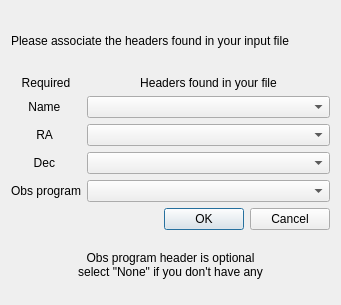
<?xml version="1.0" encoding="UTF-8"?>
<ui version="4.0">
 <class>headerDialog</class>
 <widget class="QDialog" name="headerDialog">
  <property name="geometry">
   <rect>
    <x>0</x>
    <y>0</y>
    <width>341</width>
    <height>305</height>
   </rect>
  </property>
  <property name="windowTitle">
   <string>Headers selection</string>
  </property>
  <layout class="QVBoxLayout" name="verticalLayout">
   <item>
    <widget class="QLabel" name="headerInstructions">
     <property name="text">
      <string>Please associate the headers found in your input file</string>
     </property>
     <property name="alignment">
      <set>Qt::AlignJustify|Qt::AlignVCenter</set>
     </property>
    </widget>
   </item>
   <item>
    <layout class="QGridLayout" name="headerGridLayout">
     <item row="6" column="1">
      <widget class="QDialogButtonBox" name="headerButtonBox">
       <property name="orientation">
        <enum>Qt::Horizontal</enum>
       </property>
       <property name="standardButtons">
        <set>QDialogButtonBox::Cancel|QDialogButtonBox::Ok</set>
       </property>
      </widget>
     </item>
     <item row="5" column="1">
      <widget class="QComboBox" name="headerObsprogramValue"/>
     </item>
     <item row="4" column="0">
      <widget class="QLabel" name="headerDec">
       <property name="text">
        <string>Dec </string>
       </property>
       <property name="alignment">
        <set>Qt::AlignCenter</set>
       </property>
      </widget>
     </item>
     <item row="2" column="0">
      <widget class="QLabel" name="headerName">
       <property name="text">
        <string>Name </string>
       </property>
       <property name="alignment">
        <set>Qt::AlignCenter</set>
       </property>
      </widget>
     </item>
     <item row="2" column="1">
      <widget class="QComboBox" name="headerNameValue"/>
     </item>
     <item row="4" column="1">
      <widget class="QComboBox" name="headerDecValue"/>
     </item>
     <item row="3" column="1">
      <widget class="QComboBox" name="headerRAValue"/>
     </item>
     <item row="3" column="0">
      <widget class="QLabel" name="headerRA">
       <property name="text">
        <string>RA </string>
       </property>
       <property name="alignment">
        <set>Qt::AlignCenter</set>
       </property>
      </widget>
     </item>
     <item row="5" column="0">
      <widget class="QLabel" name="headerObsprogram">
       <property name="text">
        <string>Obs program</string>
       </property>
       <property name="alignment">
        <set>Qt::AlignCenter</set>
       </property>
      </widget>
     </item>
     <item row="1" column="0">
      <widget class="QLabel" name="header">
       <property name="text">
        <string>Required</string>
       </property>
       <property name="alignment">
        <set>Qt::AlignCenter</set>
       </property>
      </widget>
     </item>
     <item row="1" column="1">
      <widget class="QLabel" name="headerHelp">
       <property name="text">
        <string>Headers found in your file</string>
       </property>
       <property name="alignment">
        <set>Qt::AlignCenter</set>
       </property>
      </widget>
     </item>
    </layout>
   </item>
   <item>
    <widget class="QLabel" name="headerInstructions_2">
     <property name="text">
      <string>Obs program header is optional
select &quot;None&quot; if you don't have any</string>
     </property>
     <property name="alignment">
      <set>Qt::AlignCenter</set>
     </property>
    </widget>
   </item>
  </layout>
 </widget>
 <resources/>
 <connections>
  <connection>
   <sender>headerButtonBox</sender>
   <signal>rejected()</signal>
   <receiver>headerDialog</receiver>
   <slot>reject()</slot>
   <hints>
    <hint type="sourcelabel">
     <x>316</x>
     <y>260</y>
    </hint>
    <hint type="destinationlabel">
     <x>286</x>
     <y>274</y>
    </hint>
   </hints>
  </connection>
  <connection>
   <sender>headerButtonBox</sender>
   <signal>accepted()</signal>
   <receiver>headerDialog</receiver>
   <slot>accept()</slot>
   <hints>
    <hint type="sourcelabel">
     <x>248</x>
     <y>254</y>
    </hint>
    <hint type="destinationlabel">
     <x>157</x>
     <y>274</y>
    </hint>
   </hints>
  </connection>
 </connections>
</ui>
